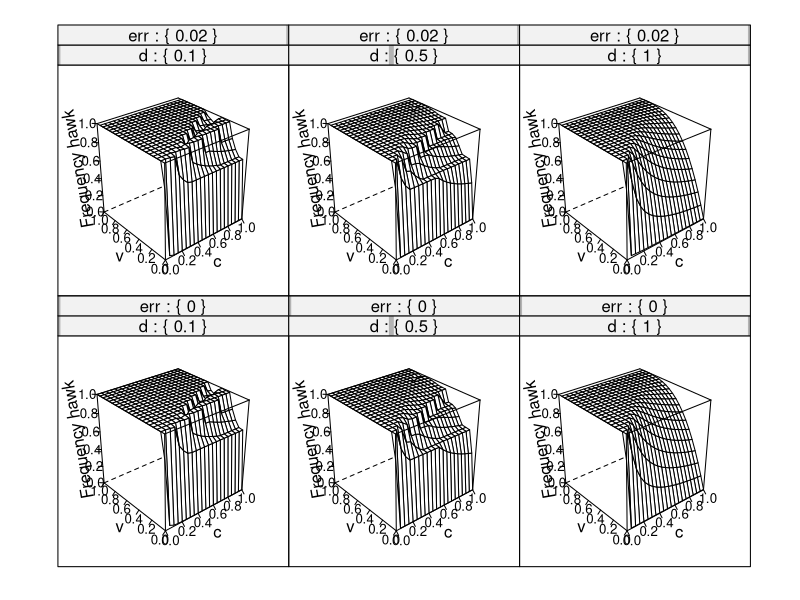
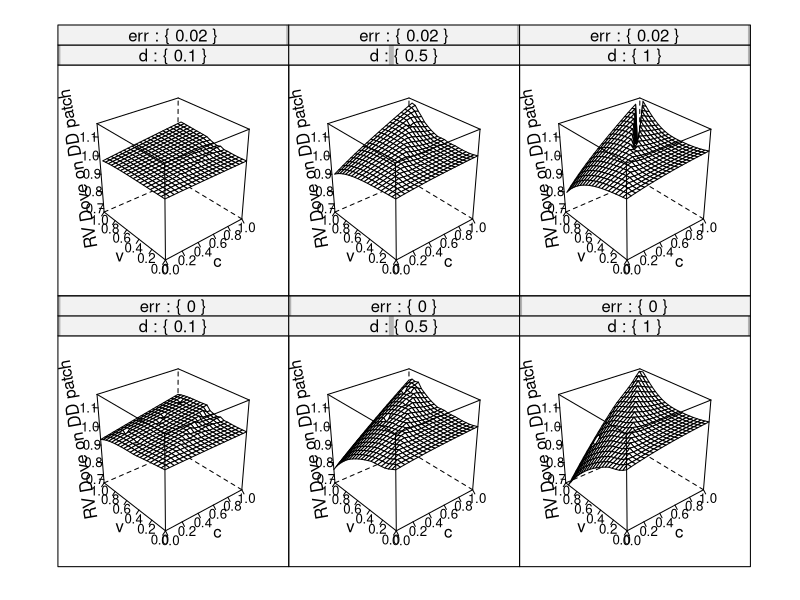
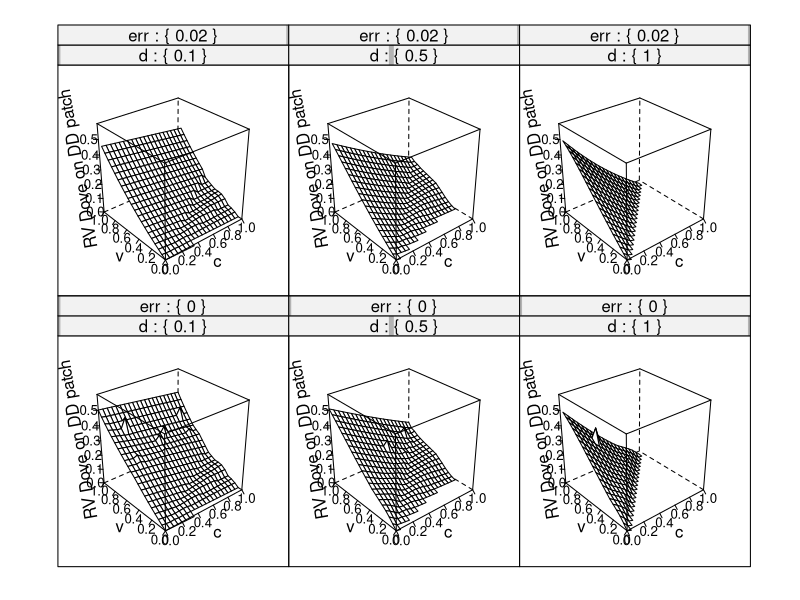
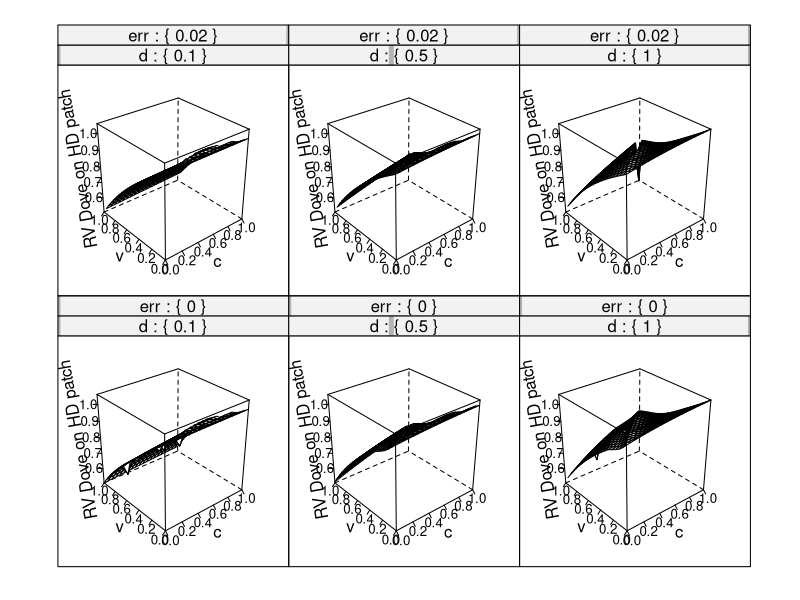
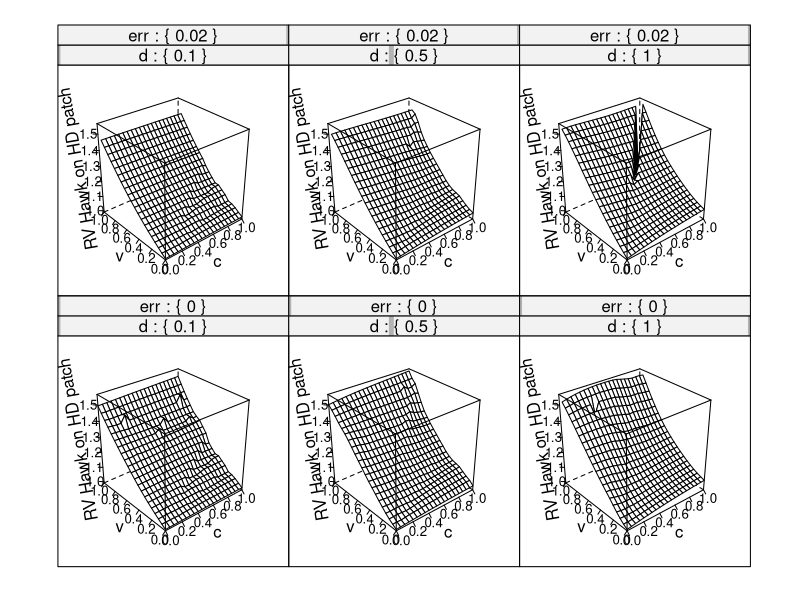
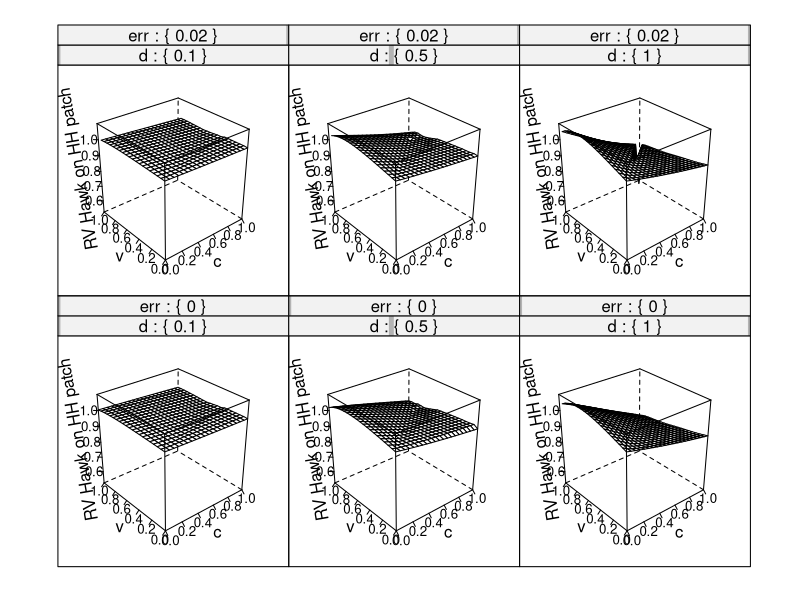
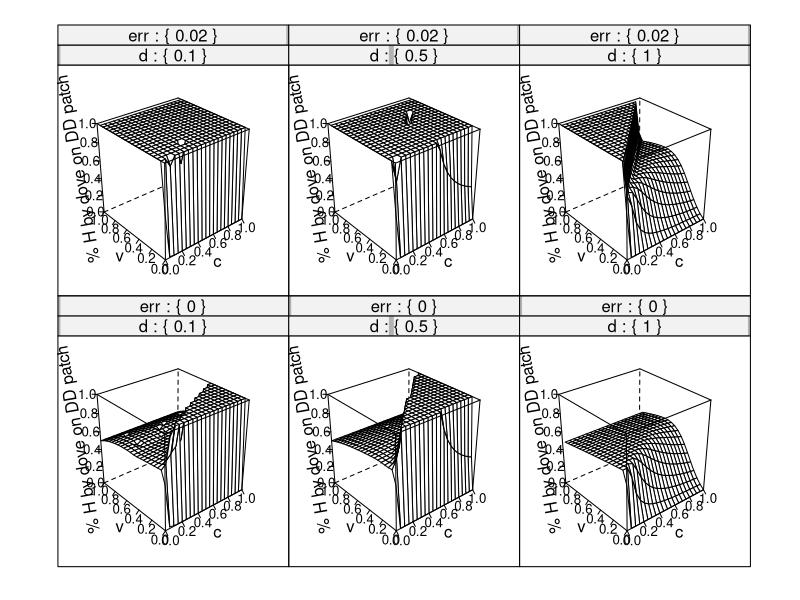
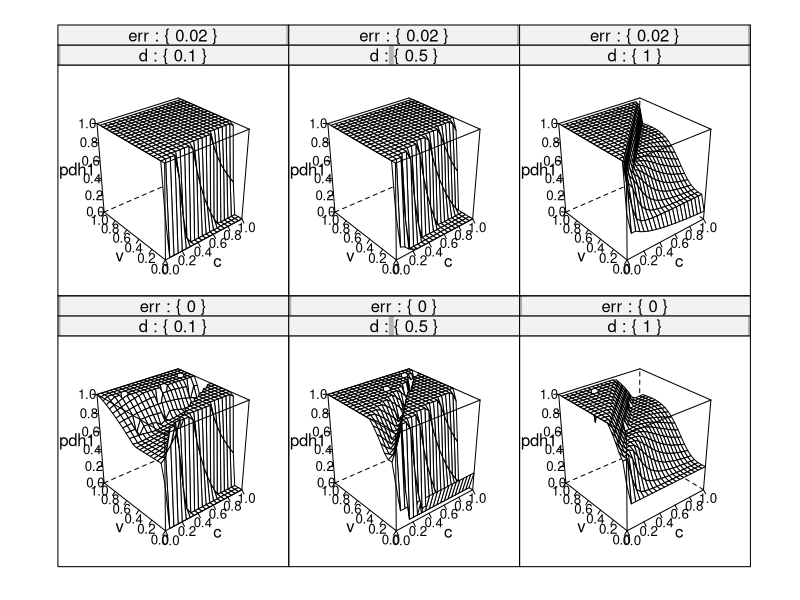

Generate these figures, in order, with R:
library("lattice")

if (!exists("the.data"))
{
the.data <- read.table("summary_freq_dep_all_p.csv",sep=";",header=T)
the.data[,"f_2"] <- 1.0 - the.data[,"f_0"] - the.data[,"f_1"]

the.data[,"v"] <- round(1.0 - the.data[,"mh_1"],3)

the.data[,"c"] <- round(2 * the.data[,"mh_2"] + the.data[,"v"] - 2,3)

# make plots of migrant rv
the.data[,"rv.hawk.m"] <- (
            the.data[,"f_0"] * 2 * (1 - the.data[,"v"]/2) * the.data[,"vh_1"]
            +
            # dove dies on a hd patch
            the.data[,"f_1"] * 1.0 * the.data[,"vh_2"]
            +
            # hawk dies on a hd patch
            the.data[,"f_1"] * (1-the.data[,"v"]) * the.data[,"vh_1"]
            +
            # hawk dies on a dd patch
            the.data[,"f_2"] * (1 - (the.data[,"v"]/2 - the.data[,"c"]/2)) * the.data[,"vh_2"])

the.data[,"rv.dove.m"] <- (
            the.data[,"f_0"] * 2 * (1 - the.data[,"v"]/2) * the.data[,"vd_0"]
            +
            # dove dies on a hd patch
            the.data[,"f_1"] * 1.0 * the.data[,"vd_1"]
            +
            # hawk dies on a hd patch
            the.data[,"f_1"] * (1-the.data[,"v"]) * the.data[,"vd_0"]
            +
            # hawk dies on a dd patch
            the.data[,"f_2"] * (1 - (the.data[,"v"]/2 - the.data[,"c"]/2)) * the.data[,"vd_1"])
the.data[,"diff.hd"] <- the.data[,"vd_1"] + .5 * the.data[,"vh_1"] - 1.5 * the.data[,"vh_2"]
}

pdf("overview_freq_hawk.pdf",width=15,height=10)
print(wireframe((f_2 + f_1) ~ c * v | d * err,data=the.data,
        zlim=c(0,1),
        zlab=list(rot=100,label="Frequency hawk"),
        strip=function(strip.levels,...) { strip.default(strip.levels=T,...) },
        default.scales=list(arrows=F)
        ))
dev.off()

pdf("overview_vd0.pdf",width=15,height=10)
print(wireframe(vd_0 ~ c * v | d * err,data=the.data,
        zlab=list(rot=100,label="RV Dove on DD patch"),
        strip=function(strip.levels,...) { strip.default(strip.levels=T,...) },
        default.scales=list(arrows=F)
        ))
dev.off()
pdf("overview_vh2_vd1.pdf",width=15,height=10)
print(wireframe(vh_2 - vd_1 ~ c * v | d * err,data=the.data,
        zlim=c(0,0.6),
        zlab=list(rot=100,label="RV Dove on DD patch"),
        strip=function(strip.levels,...) { strip.default(strip.levels=T,...) },
        default.scales=list(arrows=F)
        ))
dev.off()
pdf("overview_vd1.pdf",width=15,height=10)
print(wireframe(vd_1 ~ c * v | d * err,data=the.data,
        zlab=list(rot=100,label="RV Dove on HD patch"),
        strip=function(strip.levels,...) { strip.default(strip.levels=T,...) },
        default.scales=list(arrows=F)
        ))
dev.off()
pdf("overview_vh1.pdf",width=15,height=10)
print(wireframe(vh_1 ~ c * v | d * err,data=the.data,
        zlab=list(rot=100,label="RV Hawk on HD patch"),
        strip=function(strip.levels,...) { strip.default(strip.levels=T,...) },
        default.scales=list(arrows=F)
        ))
dev.off()
pdf("overview_vh2.pdf",width=15,height=10)
print(wireframe(vh_2 ~ c * v | d * err,data=the.data,
        zlab=list(rot=100,label="RV Hawk on HH patch"),
        strip=function(strip.levels,...) { strip.default(strip.levels=T,...) },
        default.scales=list(arrows=F)
        ))
dev.off()

pdf("overview_pdh0.pdf",width=15,height=10)
print(wireframe(pdh0 ~ c * v | d * err,data=the.data,
        zlim=c(0,1),
        zlab=list(rot=100,label="% H by dove on DD patch"),
        strip=function(strip.levels,...) { strip.default(strip.levels=T,...) },
        default.scales=list(arrows=F)
        ))
dev.off()
pdf("overview_pdh1.pdf",width=15,height=10)

print(wireframe(pdh1 ~ c * v | d * err,data=the.data,
        zlim=c(0,1),
        strip=function(strip.levels,...) { strip.default(strip.levels=T,...) },
        default.scales=list(arrows=F)
        ))
dev.off()
pdf("overview_phh1.pdf",width=15,height=10)

print(wireframe(phh1 ~ c * v | d * err,data=the.data,
        zlim=c(0,1),
        strip=function(strip.levels,...) { strip.default(strip.levels=T,...) },
        default.scales=list(arrows=F)
        ))
dev.off()
pdf("overview_phh2.pdf",width=15,height=10)

print(wireframe(phh2 ~ c * v | d * err,data=the.data,
        zlim=c(0,1),
        strip=function(strip.levels,...) { strip.default(strip.levels=T,...) },
        default.scales=list(arrows=F)
        ))
dev.off()

pdf("overview_rv_hawk_mig.pdf",width=15,height=10)

print(wireframe(rv.hawk.m ~ c * v | d * err,data=the.data,
        strip=function(strip.levels,...) { strip.default(strip.levels=T,...) },
        default.scales=list(arrows=F)
        ))
dev.off()

pdf("overview_rv_dove_mig.pdf",width=15,height=10)

print(wireframe(rv.dove.m ~ c * v | d * err,data=the.data,
        strip=function(strip.levels,...) { strip.default(strip.levels=T,...) },
        default.scales=list(arrows=F)
        ))
dev.off()

pdf("overview_rvdiff_dove_hawk_mig.pdf",width=15,height=10)

print(wireframe(rv.hawk.m - rv.dove.m ~ c * v | d * err,data=the.data,
        strip=function(strip.levels,...) { strip.default(strip.levels=T,...) },
        default.scales=list(arrows=F)
        ))
dev.off()

pdf("overview_diffhd",width=15,height=10)

print(wireframe(diff.hd ~ c * v | d * err,data=the.data,
        zlim=c(0,1),
        strip=function(strip.levels,...) { strip.default(strip.levels=T,...) },
        default.scales=list(arrows=F)
        ))
dev.off()
